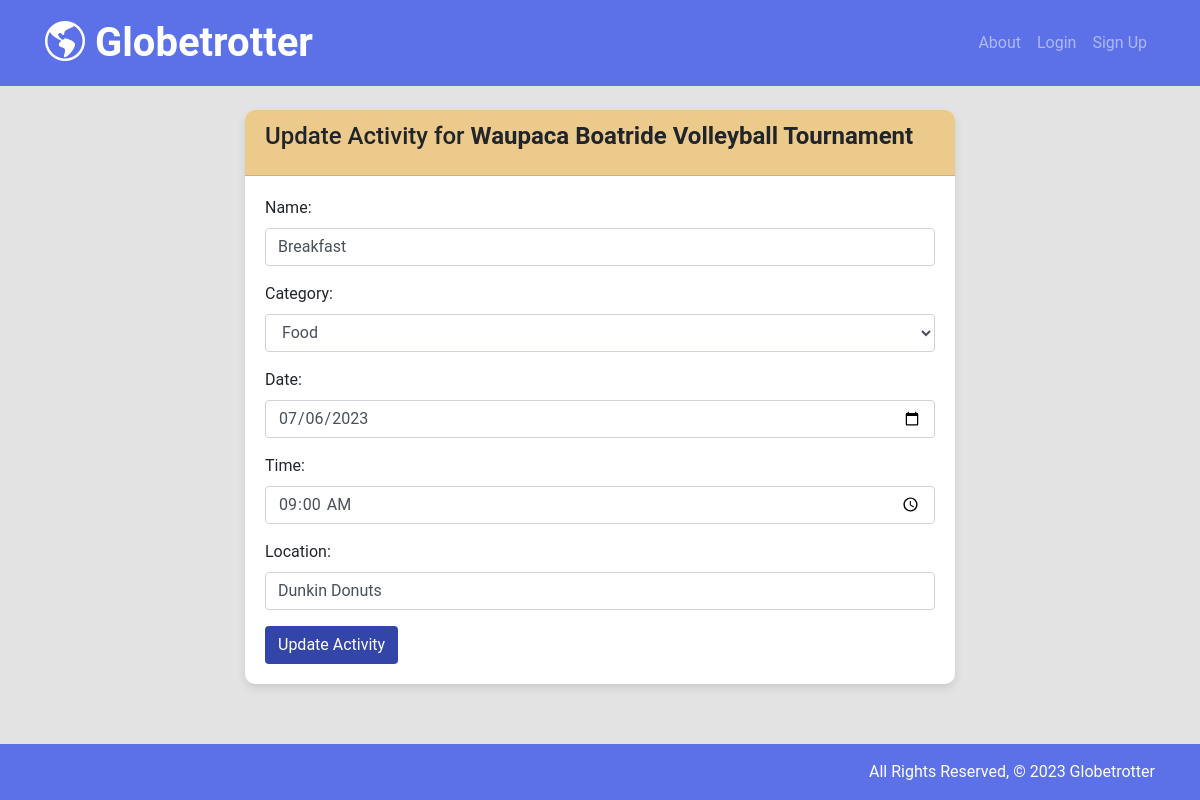
The page /itineraries/1/activities/1/update/ on the database its author committed.
### main_app/models.py (models this page shows, shortened)
class TravelItinerary(models.Model):
    users = models.ManyToManyField(User)
    title = models.CharField(max_length=100)
    start_date = models.DateField()
    end_date = models.DateField()
    location = models.CharField(max_length=100)
    hotel = models.CharField(max_length=100)
    notes = models.TextField(blank=True)

class Activity(models.Model):
    name = models.CharField(max_length=100)
    category = models.CharField(
        max_length=1, choices=CATEGORIES, default=CATEGORIES[0][0]
    )
    date = models.DateField()
    time = models.TimeField()
    location = models.CharField(max_length=100)
    travelItinerary = models.ForeignKey(TravelItinerary, on_delete=models.CASCADE)
    class Meta:
        ordering = ["date", "time"]

### main_app/views.py (the view, shortened to what this page needs)
class ActivityUpdate(UpdateView):
    model = Activity
    template_name = "activities/update.html"
    context_object_name = "activity"
    fields = ["name", "category", "date", "time", "location"]
    def get_object(self, queryset=None):
        itinerary_id = self.kwargs.get("itinerary_id")
        activity_id = self.kwargs.get("activity_id")
        activity = get_object_or_404(
            Activity, id=activity_id, travelItinerary_id=itinerary_id
        )
        return activity
    def get_form(self, form_class=None):
        form = super().get_form(form_class)
        for field_name, field in form.fields.items():
            field.widget.attrs.update({"class": "form-control"})
            if field_name == "date":
                field.widget.input_type = "date"
            elif field_name == "time":
                field.widget.input_type = "time"
        return form
    def get_context_data(self, **kwargs):
        context = super().get_context_data(**kwargs)
        itinerary_id = self.kwargs["itinerary_id"]
        travel_itinerary = get_object_or_404(TravelItinerary, pk=itinerary_id)
        context["travel_itinerary"] = travel_itinerary
        return context

### main_app/templates/activities/update.html
{% extends 'base.html' %} {% block content %}
<div class="container mt-4">
  <div class="row justify-content-center">
    <div class="col-lg-8">
      <div class="card">
        <div class="card-header bg-yellow">
          <h4 class="card-title">
            Update Activity for <strong>{{ travel_itinerary.title }}</strong>
          </h4>
        </div>
        <div class="card-body">
          <form method="POST">
            {% csrf_token %} {{ form.as_p }}
            <button type="submit" class="btn btn-purple">
              Update Activity
            </button>
          </form>
        </div>
      </div>
    </div>
  </div>
</div>
{% endblock %}

### main_app/static/css/style.css (style rules this page uses)
body { background-color: #e3e3e3; background-size: cover; background-repeat: no-repeat; font-family: "Roboto", sans-serif; height: 100vh; }
.btn.btn-purple { background-color: #3345a9; color: white; }
.card-header { font-weight: bold; border-radius: 10px 10px 0px 0px !important; }
.card-header.bg-yellow { background-color: #ebca8b; }
.card { box-shadow: 0 4px 8px rgba(0, 0, 0, 0.1); transition: box-shadow 0.2s ease; border: 0px; border-radius: 10px; }

### rows shown on the page
TravelItinerary: title "Waupaca Boatride Volleyball Tournament"
Activity: name "Breakfast", category "Food", date "07/06/2023", time "09:00:00", location "Dunkin Donuts"
